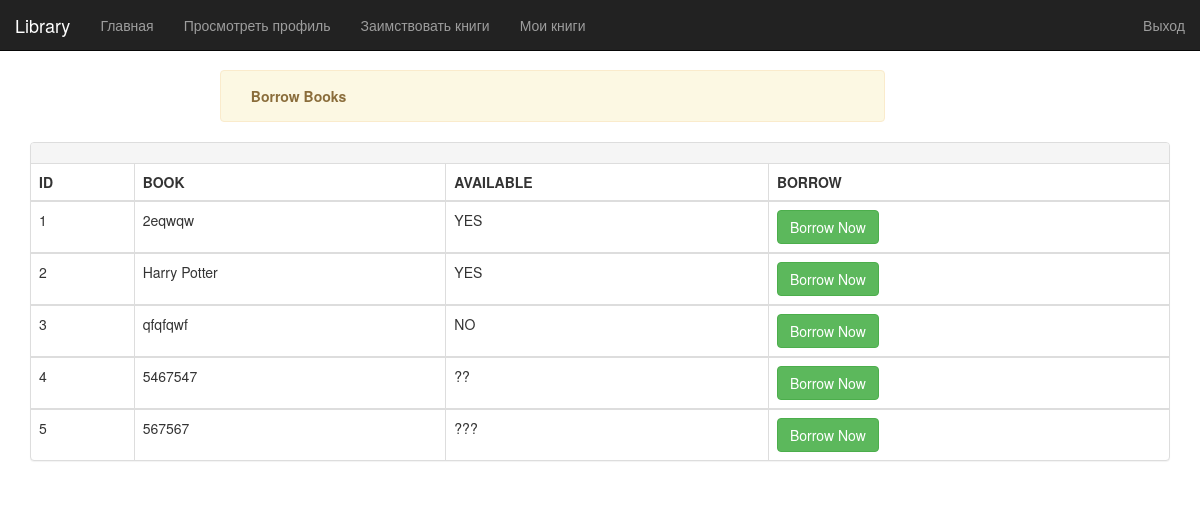
The app's page /borrow-student.php with its own data.
### tables this page shows
CREATE TABLE `books` (
  `bookId` int(11) NOT NULL,
  `bookTitle` varchar(150) NOT NULL,
  `author` varchar(60) NOT NULL,
  `ISBN` varchar(30) NOT NULL,
  `bookCopies` varchar(10) NOT NULL,
  `publisherName` varchar(60) NOT NULL,
  `available` varchar(10) NOT NULL,
  `categories` varchar(30) NOT NULL,
  `callNumber` varchar(30) NOT NULL
);

### borrow-student.php (the view, shortened to what this page needs)
<?php
include "includes/header.php";
?>
<div class="container">
    <?php include "includes/nav2.php"; ?>
	<div class="alert alert-warning col-lg-7 col-md-12 col-sm-12 col-xs-12 col-lg-offset-2 col-md-offset-0 col-sm-offset-1 col-xs-offset-0" style="margin-top:70px">
		<span class="glyphicon glyphicon-book"></span>
	    <strong>Borrow Books</strong>
	</div>
	</div>
	<div class="container">
		<div class="panel panel-default">
		  <div class="panel-heading">
		  </div>
		  <table class="table table-bordered">
		         <tr>
					<th>ID</th>
					<th>BOOK</th>
					<th>AVAILABLE</th>
					<th>BORROW</th>
				  </tr>
					 <?php
					$sql = "SELECT * FROM books";
					$query = mysqli_query($conn, $sql);
					$counter = 1;
						while($row = mysqli_fetch_array($query)){
							?>
							<tbody>
							<tr>
							<td><?php echo $counter++; ?></td>
							<td><?php echo $row['bookTitle'];?></td>
							<td><?php echo $row['available']; ?></td>
							<td><a href="lend-student.php?bid=<?php echo $row['bookId'] ?>" id="show" class="show-in"><button class="btn btn-success">Borrow Now
							</button>
							</a></td>
							</tr>
							</tbody>
							<?php }
					 ?>
					 </table>
	  </div>
	</div>
</body>
</html>

### css/style.css (style rules this page uses)
body { overflow-x: hidden; }
.alert { margin-top: 40px; }

### records on screen
books: bookTitle "2eqwqw", available "YES"
books: bookTitle "Harry Potter", available "YES"
books: bookTitle "qfqfqwf", available "NO"
books: bookTitle "5467547", available "??"
books: bookTitle "567567", available "???"
